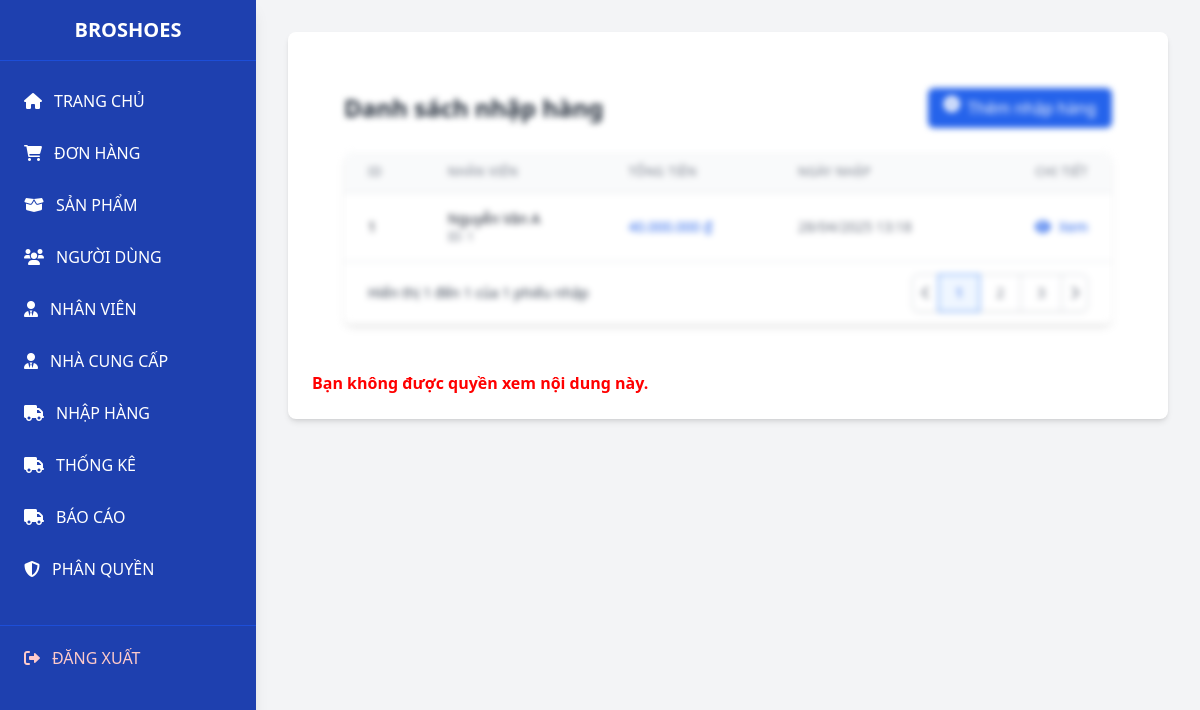
The app's page /admin/admin.php?page=imports&action=list (signed in) with its own data.
### tables this page shows
CREATE TABLE `import` (
  `ImportID` int(11) NOT NULL,
  `EmployeeID` int(11) NOT NULL,
  `Total` decimal(10,2) DEFAULT 0.00,
  `ImportDate` datetime DEFAULT current_timestamp()
);

CREATE TABLE `employee` (
  `EmployeeID` int(11) NOT NULL,
  `Username` varchar(50) NOT NULL,
  `Fullname` varchar(100) NOT NULL,
  `PhoneNumber` varchar(20) DEFAULT NULL,
  `Email` varchar(100) NOT NULL,
  `Address` text DEFAULT NULL,
  `PasswordHash` varchar(255) NOT NULL,
  `CreatedAt` datetime DEFAULT current_timestamp(),
  `isActivate` int(11) NOT NULL,
  `RoleID` int(11) DEFAULT NULL
);

### admin/models/Permission.php (called while the page is built, shortened)
<?php
    class Permission {
        private $db;
        public function __construct($db) {
            $this->db = $db;
        }
        public function getPermissionsByRole($RoleID) {
            $query = "SELECT ma_quyen FROM quyen WHERE id IN (SELECT id_quyen FROM chitiet_vaitro_quyen WHERE id_vaitro = :roleID)";
            $stmt = $this->db->prepare($query);
            $stmt->bindParam(':roleID', $RoleID, PDO::PARAM_INT);
            $stmt->execute();
            return $stmt->fetchAll(PDO::FETCH_COLUMN, 0);
        }
    }

### admin/models/Import.php (called while the page is built, shortened)
<?php
class Import
{
    private $pdo;
    public function __construct($pdo)
    {
        $this->pdo = $pdo;
    }
    public function getAll()
    {
        $stmt = $this->pdo->query("SELECT i.*, e.Fullname AS EmployeeFullname
                                   FROM `import` i
                                   LEFT JOIN `employee` e ON i.EmployeeID = e.EmployeeID");
        return $stmt->fetchAll(PDO::FETCH_ASSOC);
    }
}

### admin/views/imports/list.php (the view, shortened to what this page needs)
<?php if (!$hasImportViewPermission): ?>
    <div style="filter: blur(3px); pointer-events: none;">
<?php endif; ?>
<?php
function renderButton($text, $href = '#', $iconClass = '', $itemclass= '',$disabled = false )
{
    $itemclass .= $disabled ? 'bg-gray-400 cursor-not-allowed' : '';
    $hrefAttribute = $disabled ? '' : 'href="' . $href . '"';
    echo '<a ' . $hrefAttribute . ' class="' . $itemclass . '" >';
    if (!empty($iconClass)) {
        echo '<i class="' . $iconClass . ' mr-2"></i>';
    }
    echo $text;
    echo '</a>';
}
?>
<div class="max-w-7xl mx-auto px-4 sm:px-6 lg:px-8 py-8">
    <div class="flex justify-between items-center mb-6">
        <h2 class="text-2xl font-bold text-gray-800">Danh sách nhập hàng</h2>
        <?php renderButton('Thêm nhập hàng','admin.php?page=imports&action=add','fas fa-plus-circle mr-2','px-4 py-2 bg-blue-600 text-white rounded-md hover:bg-blue-700 transition flex items-center', !$hasImportAddPermission) ?>
    </div>
    <div class="bg-white shadow-md rounded-lg overflow-hidden">
        <div class="overflow-x-auto">
            <table class="min-w-full divide-y divide-gray-200">
                <thead class="bg-gray-50">
                    <tr>
                        <th scope="col" class="px-6 py-3 text-left text-xs font-medium text-gray-500 uppercase tracking-wider">ID</th>
                        <th scope="col" class="px-6 py-3 text-left text-xs font-medium text-gray-500 uppercase tracking-wider">Nhân viên</th>
                        <th scope="col" class="px-6 py-3 text-left text-xs font-medium text-gray-500 uppercase tracking-wider">Tổng tiền</th>
                        <th scope="col" class="px-6 py-3 text-left text-xs font-medium text-gray-500 uppercase tracking-wider">Ngày nhập</th>
                        <th scope="col" class="px-6 py-3 text-right text-xs font-medium text-gray-500 uppercase tracking-wider">Chi tiết</th>
                    </tr>
                </thead>
                <tbody class="bg-white divide-y divide-gray-200">
                    <?php foreach ($imports as $import): ?>
                    <tr class="hover:bg-gray-50 transition">
                        <td class="px-6 py-4 whitespace-nowrap text-sm font-medium text-gray-900"><?= $import['ImportID'] ?></td>
                        <td class="px-6 py-4 whitespace-nowrap text-sm text-gray-900">
                            <?= htmlspecialchars($import['EmployeeFullname']) ?>
                            <span class="text-gray-500 block text-xs">ID: <?= $import['EmployeeID'] ?></span>
                        </td>
                        <td class="px-6 py-4 whitespace-nowrap text-sm font-medium text-blue-600">
                            <?= number_format($import['Total'], 0, ',', '.') ?> ₫
                        </td>
                        <td class="px-6 py-4 whitespace-nowrap text-sm text-gray-500">
                            <?= date('d/m/Y H:i', strtotime($import['ImportDate'])) ?>
                        </td>
                        <td class="px-6 py-4 whitespace-nowrap text-right text-sm font-medium">
                        </td>
                    </tr>
                    <?php endforeach; ?>
                </tbody>
            </table>
        </div>
        <div class="bg-white px-4 py-3 flex items-center justify-between border-t border-gray-200 sm:px-6">
            <div class="hidden sm:flex-1 sm:flex sm:items-center sm:justify-between">
                <div>
                    <p class="text-sm text-gray-700">
                        Hiển thị <span class="font-medium">1</span> đến <span class="font-medium"><?= count($imports) ?></span> của <span class="font-medium"><?= count($imports) ?></span> phiếu nhập
                    </p>
                </div>
                <div>
                    <nav class="relative z-0 inline-flex rounded-md shadow-sm -space-x-px" aria-label="Pagination">
                        <a href="#" class="relative inline-flex items-center px-2 py-2 rounded-l-md border border-gray-300 bg-white text-sm font-medium text-gray-500 hover:bg-gray-50">
                            <i class="fas fa-chevron-left"></i>
                        </a>
                        <a href="#" aria-current="page" class="z-10 bg-blue-50 border-blue-500 text-blue-600 relative inline-flex items-center px-4 py-2 border text-sm font-medium">1</a>
                        <a href="#" class="bg-white border-gray-300 text-gray-500 hover:bg-gray-50 relative inline-flex items-center px-4 py-2 border text-sm font-medium">2</a>
                        <a href="#" class="bg-white border-gray-300 text-gray-500 hover:bg-gray-50 relative inline-flex items-center px-4 py-2 border text-sm font-medium">3</a>
                        <a href="#" class="relative inline-flex items-center px-2 py-2 rounded-r-md border border-gray-300 bg-white text-sm font-medium text-gray-500 hover:bg-gray-50">
                            <i class="fas fa-chevron-right"></i>
                        </a>
                    </nav>
                </div>
            </div>
        </div>
    </div>
</div>
<?php if (!$hasImportViewPermission): ?>
    </div>
    <div style="margin-top: 15px; color: red; font-weight: bold;">
        Bạn không được quyền xem nội dung này.
    </div>
<?php endif; ?>

### records on screen
import: ImportID "1", EmployeeID.Fullname "Nguyễn Văn A", EmployeeID "1", Total "40.000.000", ImportDate "28/04/2025 13:18"

### other values on screen
$text "Thêm nhập hàng"
count($imports) "1"
